Frame 1 (no input): blank canvas, image omitted
Frame 60 (no input): blank canvas, image omitted
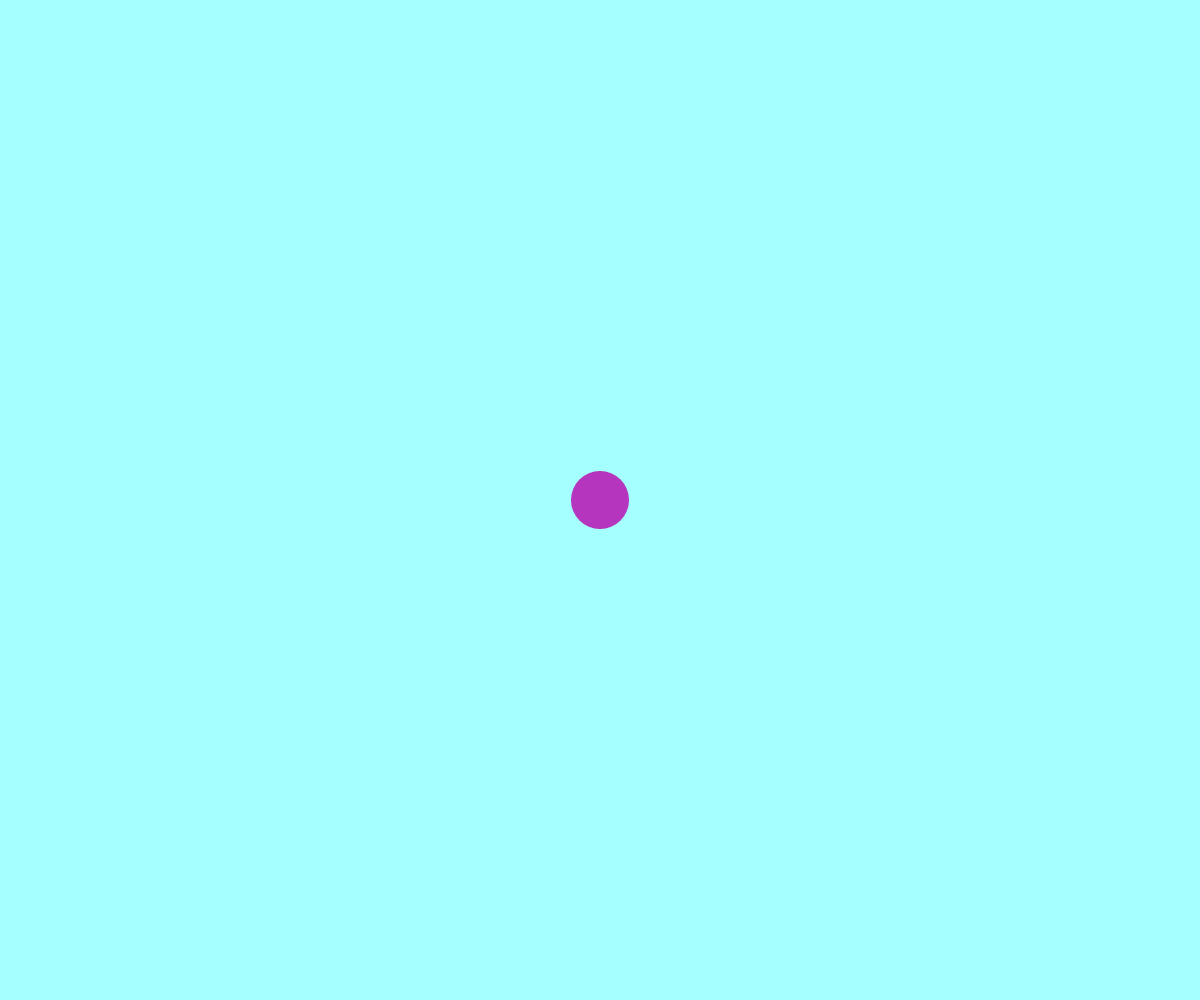
Frame 120 (the mouse pressed at the canvas centre since frame 60)

The p5.js sketch whose frames 1 and 60 were blank and that drew this single picture after the mouse press (run headless with seeded random() and noise() and a simulated clock; from frame 60 on, the mouse is pressed at the canvas centre):

// p5.js sketch
// ── sketch.js
//place oscillating droplets. mouse movement affects droplet size.
//left click to place

var canvas;

var elapsedTime = 0;
var drops = [];
var noiseScale = 0.1;
var sizeFactor = 200;
var pushFactor = 100;
var mousePos;

function windowResized() {
  resizeCanvas(windowWidth, windowHeight);
}

function setup() {
    //CANVAS
    canvas = createCanvas(windowWidth, windowHeight);
    canvas.position(0, 0);
    canvas.style('z-index', '-1');
}

function draw() {
  mousePos = createVector(mouseX,mouseY);
  
  background(noise(elapsedTime * 0.001) * 255, 255, 255);

  elapsedTime += deltaTime;
  noStroke();
  for (i = 0; i < drops.length; i++) {
    drops[i].update();
  }

  sizeFactor = noise(mouseX * 0.001, mouseY * 0.001) * 300;
}

function mousePressed(){
  d = new Drop(mouseX,mouseY);
  drops.push(d);
}

function Drop(x, y) {
  this.startTime = elapsedTime;// + random(10000);
  this.color = color(random(255), random(255), random(255));
  this.position = createVector(x,y);

  this.update = function () {
    mouseVec = createVector(this.position-mousePos);
    
    distFactor = dist(mouseX, mouseY, x, y);
    //this.position.x = x-mouseVec.x*(pushFactor-constrain(distFactor,0,pushFactor));
  
    //this.position.y = y-mouseVec.y*(pushFactor-constrain(distFactor,0,pushFactor));

    fill(this.color);
    size =
      noise(this.position.x * noiseScale, this.position.y * noiseScale) * sizeFactor +
      sin((elapsedTime - this.startTime) * 0.01) * 10;
    circle(this.position.x, this.position.y, size);
  };
}
